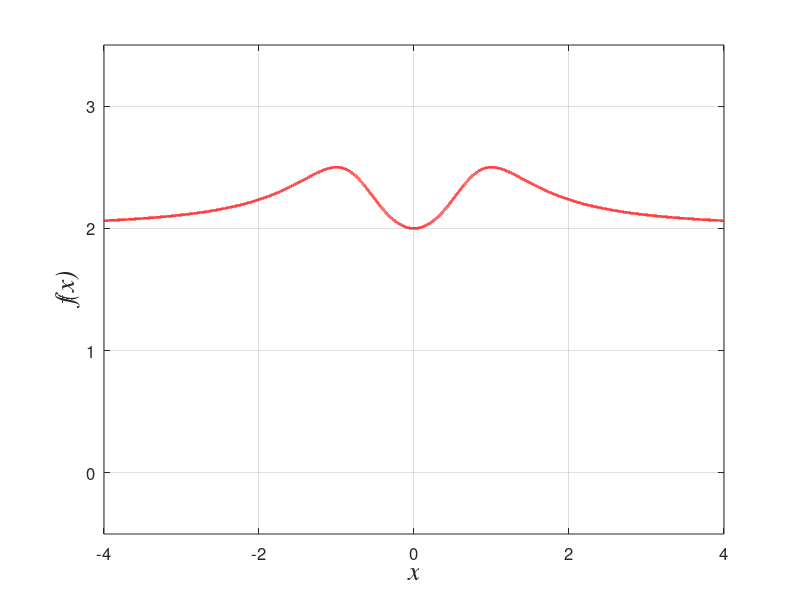

This figure's MATLAB source:
xmin=-4;
xmax=4;
R=100000; % steps resolution
x=xmin:(xmax-xmin)/R:xmax;
 
for i=1:length(x)
    f(i)=(2*x(i)^4+x(i)^2+2)/(x(i)^4+1);
end
 
plot(x,f,'r','LineWidth',2);grid;set(gca,'FontSize',12);axis([-4 4 -0.5 3.5]);
xlabel('x','FontName','Times','FontSize',20,'FontAngle','italic');
ylabel('f(x)','FontName','Times','FontSize',20,'FontAngle','italic');